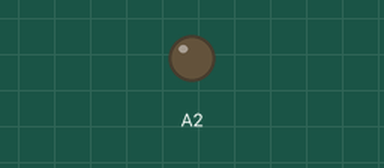
Simulated run of this sketch. Board: Arduino Uno, built with avr-gcc and run on an emulated ATmega328P. Shown: output pins drawn as LEDs (lit = HIGH). What the sketch prints to the serial monitor is not drawn.

Above: at 6.4 s.
At 19.2 s:
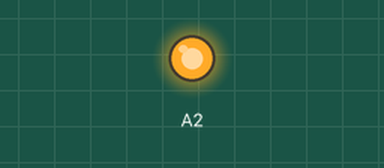
Timing chart, 0 to 33.3 s (numbered marks = the images above):
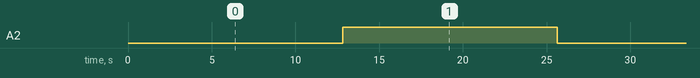

Measured:
- by itself, A2: alternates HIGH for 12.8 s and LOW for 12.8 s

The sketch:

_003.ino
```cpp
void setup() {
  pinMode(A2, OUTPUT);
  Serial.begin(9600);
}
int a;
void loop() {
  for(a=0;a<=255;a++){
    analogWrite(A2, a);
    delay(100);
    Serial.print(a);
  }
  a=0;
}
```
